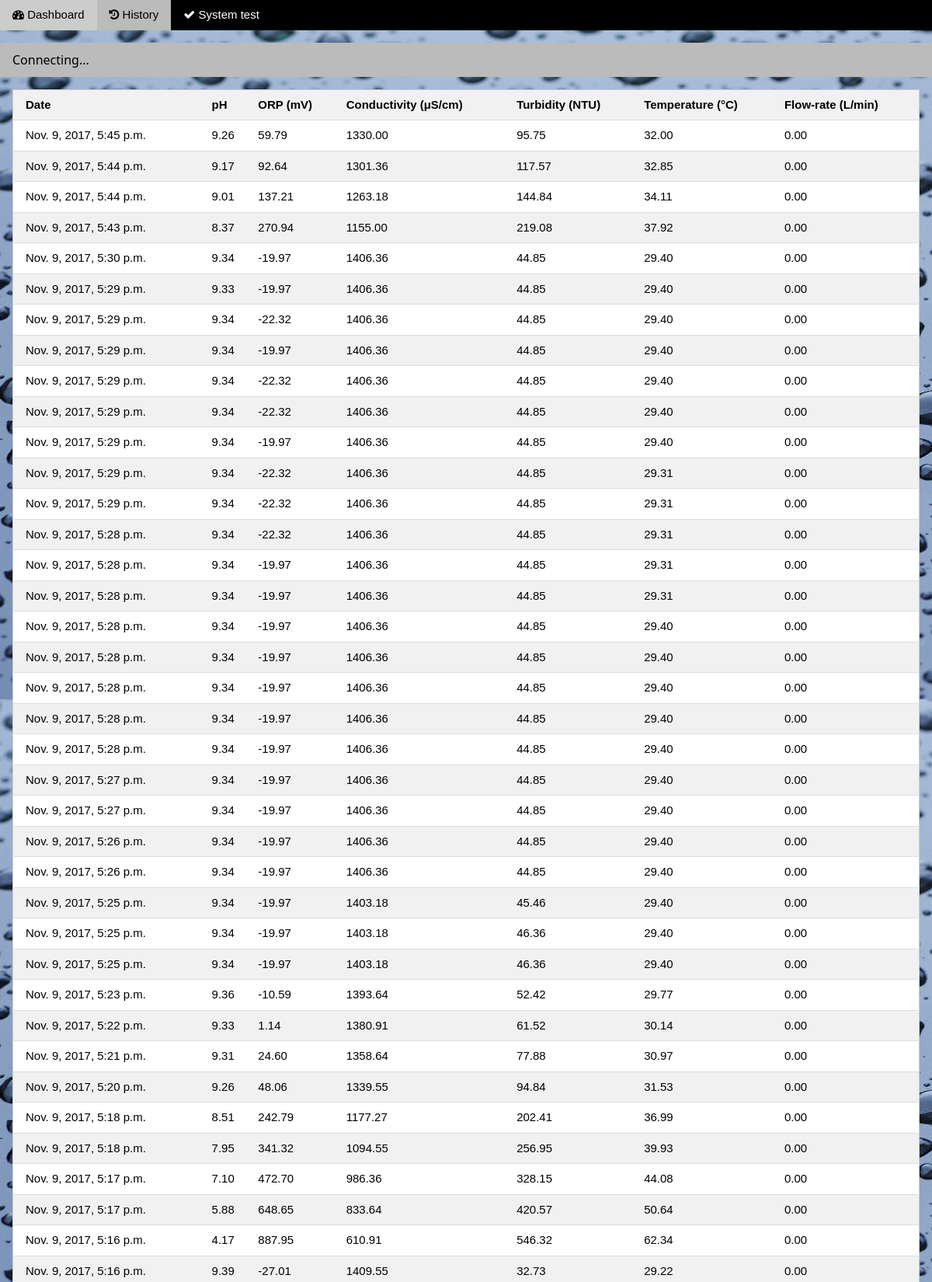
The app's page /dashboard/history/ (upper part) with its own data.
### dashboard/models.py (models this page shows)
class SensorData(models.Model):
	date_stamp = models.DateTimeField('Date')
	temperature = models.DecimalField(default=0,max_digits=10, decimal_places=2)
	orp = models.DecimalField(default=0,max_digits=10, decimal_places=2)
	ph = models.DecimalField(default=0,max_digits=10, decimal_places=2)
	conductivity = models.DecimalField(default=0,max_digits=10, decimal_places=2)
	flow_rate = models.DecimalField(default=0,max_digits=10, decimal_places=2)
	turbidity = models.DecimalField(default=0,max_digits=10, decimal_places=2)

### dashboard/views.py (the view)
class HistoryListView(generic.ListView):
	template_name = 'dashboard/history.html'
	model = SensorData

### dashboard/templates/dashboard/history.html (shortened to what this page needs)
{% load staticfiles %}
<!DOCTYPE html>
<html>
<head>
<link rel="stylesheet" href="{% static "dashboard/css/w3.css" %}">
<link rel="stylesheet" href="{% static "dashboard/css/font-awesome.min.css" %}">
</head>
<body>
  <div class="w3-bar w3-black">
    <a href="/dashboard/home/" class="w3-bar-item w3-button">
      <i class="fa fa-dashboard"></i> Dashboard
    </a>
    <a href="/dashboard/history/" class="w3-bar-item w3-button w3-grey">
      <i class="fa fa-history"></i> History
    </a>
    <a href="/dashboard/systemtest/" class="w3-bar-item w3-button">
      <i class="fa fa-check"></i> System test
    </a>
    <a href="#" class="w3-bar-item w3-button w3-right">
    </a>
  </div>
  <div id="isConnecting_div" >
    <div class="w3-panel w3-grey">
      <h6>Connecting...</h6>
    </div>
  </div>
  <div class="w3-container">
    <table class="w3-table-all w3-striped w3-hoverable">
      <thead>
        <tr class="w3-light-grey">
          <th>Date</th>
          <th>pH</th>
          <th>ORP (mV)</th>
          <th>Conductivity (μS/cm)</th>
          <th>Turbidity (NTU)</th>
          <th>Temperature (°C)</th>
          <th>Flow-rate (L/min)</th>
        </tr>
      </thead>
    {% for data in object_list reversed %}
      <tr>
        <td>{{data.date_stamp}}</td>
        <td>{{data.ph}}</td>
        <td>{{data.orp}}</td>
        <td>{{data.conductivity}}</td>
        <td>{{data.turbidity}}</td>
        <td>{{data.temperature}}</td>
        <td>{{data.flow_rate}}</td>
      </tr>
    {% endfor %}
    </table>
  </div>
</body>
</html>

### dashboard/static/dashboard/css/w3.css (style rules this page uses)
html { box-sizing:border-box }
*,*:before,*:after { box-sizing:inherit }
html { -ms-text-size-adjust:100%;-webkit-text-size-adjust:100% }
body { margin:0 }
a { background-color:transparent;-webkit-text-decoration-skip:objects }
html,body { font-family:Verdana,sans-serif;font-size:15px;line-height:1.5 }
html { overflow-x:hidden }
h6 { font-size:16px }
h1,h2,h3,h4,h5,h6 { font-family:"Segoe UI",Arial,sans-serif;font-weight:400;margin:10px 0 }
a { color:inherit }
.w3-table,.w3-table-all { border-collapse:collapse;border-spacing:0;width:100%;display:table }
.w3-table-all { border:1px solid #ccc }
.w3-bordered tr,.w3-table-all tr { border-bottom:1px solid #ddd }
.w3-striped tbody tr:nth-child(even) { background-color:#f1f1f1 }
.w3-table-all tr:nth-child(odd) { background-color:#fff }
.w3-table-all tr:nth-child(even) { background-color:#f1f1f1 }
.w3-table td,.w3-table th,.w3-table-all td,.w3-table-all th { padding:8px 8px;display:table-cell;text-align:left;vertical-align:top }
.w3-table th:first-child,.w3-table td:first-child,.w3-table-all th:first-child,.w3-table-all td:first-child { padding-left:16px }
.w3-btn,.w3-button { border:none;display:inline-block;outline:0;padding:8px 16px;vertical-align:middle;overflow:hidden;text-decoration:none;color:inherit;background-color:inherit;text-align:center;cursor:pointer;white-space:nowrap }
.w3-btn,.w3-button { -webkit-touch-callout:none;-webkit-user-select:none;-khtml-user-select:none;-moz-user-select:none;-ms-user-select:none;user-select:none }
.w3-bar { width:100%;overflow:hidden }
.w3-bar .w3-bar-item { padding:8px 16px;float:left;width:auto;border:none;outline:none;display:block }
.w3-bar .w3-button { white-space:normal }
.w3-container:after,.w3-container:before,.w3-panel:after,.w3-panel:before,.w3-row:after,.w3-row:before,.w3-row-padding:after,.w3-row-padding:before, .w3-cell-row:before,.w3-cell-row:after,.w3-clear:after,.w3-clear:before,.w3-bar:before,.w3-bar:after { content:"";display:table;clear:both }
.w3-container,.w3-panel { padding:0.01em 16px }
.w3-panel { margin-top:16px;margin-bottom:16px }
.w3-right { float:right!important }
.w3-black,.w3-hover-black:hover { color:#fff!important;background-color:#000!important }
.w3-grey,.w3-hover-grey:hover,.w3-gray,.w3-hover-gray:hover { color:#000!important;background-color:#bbb!important }
.w3-light-grey,.w3-hover-light-grey:hover,.w3-light-gray,.w3-hover-light-gray:hover { color:#000!important;background-color:#f1f1f1!important }

### records on screen
SensorData: date_stamp "Nov. 9, 2017, 5:45 p.m.", ph "9.26", orp "59.79", conductivity "1330.00", turbidity "95.75", temperature "32.00", flow_rate "0.00"
SensorData: date_stamp "Nov. 9, 2017, 5:44 p.m.", ph "9.17", orp "92.64", conductivity "1301.36", turbidity "117.57", temperature "32.85", flow_rate "0.00"
SensorData: date_stamp "Nov. 9, 2017, 5:44 p.m.", ph "9.01", orp "137.21", conductivity "1263.18", turbidity "144.84", temperature "34.11", flow_rate "0.00"
SensorData: date_stamp "Nov. 9, 2017, 5:43 p.m.", ph "8.37", orp "270.94", conductivity "1155.00", turbidity "219.08", temperature "37.92", flow_rate "0.00"
SensorData: date_stamp "Nov. 9, 2017, 5:30 p.m.", ph "9.34", orp "-19.97", conductivity "1406.36", turbidity "44.85", temperature "29.40", flow_rate "0.00"
SensorData: date_stamp "Nov. 9, 2017, 5:29 p.m.", ph "9.33", orp "-19.97", conductivity "1406.36", turbidity "44.85", temperature "29.40", flow_rate "0.00"
SensorData: date_stamp "Nov. 9, 2017, 5:29 p.m.", ph "9.34", orp "-22.32", conductivity "1406.36", turbidity "44.85", temperature "29.40", flow_rate "0.00"
SensorData: date_stamp "Nov. 9, 2017, 5:29 p.m.", ph "9.34", orp "-19.97", conductivity "1406.36", turbidity "44.85", temperature "29.40", flow_rate "0.00"
SensorData: date_stamp "Nov. 9, 2017, 5:29 p.m.", ph "9.34", orp "-22.32", conductivity "1406.36", turbidity "44.85", temperature "29.40", flow_rate "0.00"
SensorData: date_stamp "Nov. 9, 2017, 5:29 p.m.", ph "9.34", orp "-22.32", conductivity "1406.36", turbidity "44.85", temperature "29.40", flow_rate "0.00"
SensorData: date_stamp "Nov. 9, 2017, 5:29 p.m.", ph "9.34", orp "-19.97", conductivity "1406.36", turbidity "44.85", temperature "29.40", flow_rate "0.00"
SensorData: date_stamp "Nov. 9, 2017, 5:29 p.m.", ph "9.34", orp "-22.32", conductivity "1406.36", turbidity "44.85", temperature "29.31", flow_rate "0.00"
SensorData: date_stamp "Nov. 9, 2017, 5:29 p.m.", ph "9.34", orp "-22.32", conductivity "1406.36", turbidity "44.85", temperature "29.31", flow_rate "0.00"
SensorData: date_stamp "Nov. 9, 2017, 5:28 p.m.", ph "9.34", orp "-22.32", conductivity "1406.36", turbidity "44.85", temperature "29.31", flow_rate "0.00"
SensorData: date_stamp "Nov. 9, 2017, 5:28 p.m.", ph "9.34", orp "-19.97", conductivity "1406.36", turbidity "44.85", temperature "29.31", flow_rate "0.00"
SensorData: date_stamp "Nov. 9, 2017, 5:28 p.m.", ph "9.34", orp "-19.97", conductivity "1406.36", turbidity "44.85", temperature "29.31", flow_rate "0.00"
SensorData: date_stamp "Nov. 9, 2017, 5:28 p.m.", ph "9.34", orp "-19.97", conductivity "1406.36", turbidity "44.85", temperature "29.40", flow_rate "0.00"
SensorData: date_stamp "Nov. 9, 2017, 5:28 p.m.", ph "9.34", orp "-19.97", conductivity "1406.36", turbidity "44.85", temperature "29.40", flow_rate "0.00"
SensorData: date_stamp "Nov. 9, 2017, 5:28 p.m.", ph "9.34", orp "-19.97", conductivity "1406.36", turbidity "44.85", temperature "29.40", flow_rate "0.00"
SensorData: date_stamp "Nov. 9, 2017, 5:28 p.m.", ph "9.34", orp "-19.97", conductivity "1406.36", turbidity "44.85", temperature "29.40", flow_rate "0.00"
SensorData: date_stamp "Nov. 9, 2017, 5:28 p.m.", ph "9.34", orp "-19.97", conductivity "1406.36", turbidity "44.85", temperature "29.40", flow_rate "0.00"
SensorData: date_stamp "Nov. 9, 2017, 5:27 p.m.", ph "9.34", orp "-19.97", conductivity "1406.36", turbidity "44.85", temperature "29.40", flow_rate "0.00"
SensorData: date_stamp "Nov. 9, 2017, 5:27 p.m.", ph "9.34", orp "-19.97", conductivity "1406.36", turbidity "44.85", temperature "29.40", flow_rate "0.00"
SensorData: date_stamp "Nov. 9, 2017, 5:26 p.m.", ph "9.34", orp "-19.97", conductivity "1406.36", turbidity "44.85", temperature "29.40", flow_rate "0.00"
SensorData: date_stamp "Nov. 9, 2017, 5:26 p.m.", ph "9.34", orp "-19.97", conductivity "1406.36", turbidity "44.85", temperature "29.40", flow_rate "0.00"
SensorData: date_stamp "Nov. 9, 2017, 5:25 p.m.", ph "9.34", orp "-19.97", conductivity "1403.18", turbidity "45.46", temperature "29.40", flow_rate "0.00"
SensorData: date_stamp "Nov. 9, 2017, 5:25 p.m.", ph "9.34", orp "-19.97", conductivity "1403.18", turbidity "46.36", temperature "29.40", flow_rate "0.00"
SensorData: date_stamp "Nov. 9, 2017, 5:25 p.m.", ph "9.34", orp "-19.97", conductivity "1403.18", turbidity "46.36", temperature "29.40", flow_rate "0.00"
SensorData: date_stamp "Nov. 9, 2017, 5:23 p.m.", ph "9.36", orp "-10.59", conductivity "1393.64", turbidity "52.42", temperature "29.77", flow_rate "0.00"
SensorData: date_stamp "Nov. 9, 2017, 5:22 p.m.", ph "9.33", orp "1.14", conductivity "1380.91", turbidity "61.52", temperature "30.14", flow_rate "0.00"
SensorData: date_stamp "Nov. 9, 2017, 5:21 p.m.", ph "9.31", orp "24.60", conductivity "1358.64", turbidity "77.88", temperature "30.97", flow_rate "0.00"
SensorData: date_stamp "Nov. 9, 2017, 5:20 p.m.", ph "9.26", orp "48.06", conductivity "1339.55", turbidity "94.84", temperature "31.53", flow_rate "0.00"
SensorData: date_stamp "Nov. 9, 2017, 5:18 p.m.", ph "8.51", orp "242.79", conductivity "1177.27", turbidity "202.41", temperature "36.99", flow_rate "0.00"
SensorData: date_stamp "Nov. 9, 2017, 5:18 p.m.", ph "7.95", orp "341.32", conductivity "1094.55", turbidity "256.95", temperature "39.93", flow_rate "0.00"
SensorData: date_stamp "Nov. 9, 2017, 5:17 p.m.", ph "7.10", orp "472.70", conductivity "986.36", turbidity "328.15", temperature "44.08", flow_rate "0.00"
SensorData: date_stamp "Nov. 9, 2017, 5:17 p.m.", ph "5.88", orp "648.65", conductivity "833.64", turbidity "420.57", temperature "50.64", flow_rate "0.00"
SensorData: date_stamp "Nov. 9, 2017, 5:16 p.m.", ph "4.17", orp "887.95", conductivity "610.91", turbidity "546.32", temperature "62.34", flow_rate "0.00"
SensorData: date_stamp "Nov. 9, 2017, 5:16 p.m.", ph "9.39", orp "-27.01", conductivity "1409.55", turbidity "32.73", temperature "29.22", flow_rate "0.00"
